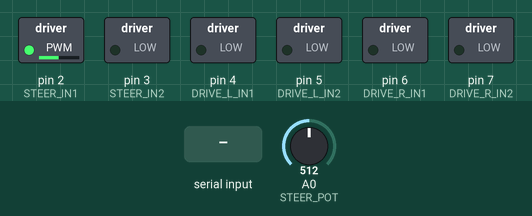
This sketch was run on a simulated Arduino Mega 2560, built with avr-gcc and run on an emulated ATmega2560. Shown: switched loads named in the sketch (green lamp = pin HIGH). Inputs (shaded band) come from the test bench; at power-on: A0 (STEER_POT) = 512.

Above: at 1.2 s.
1.3 s: "90,45\n" received over Serial
At 1.57 s:
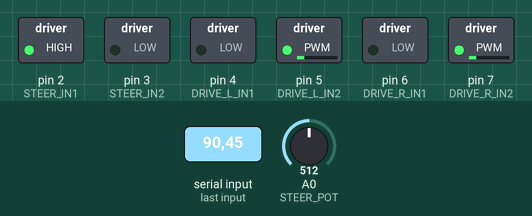
3.3 s: A0 (STEER_POT) set to 500
At 3.8 s:
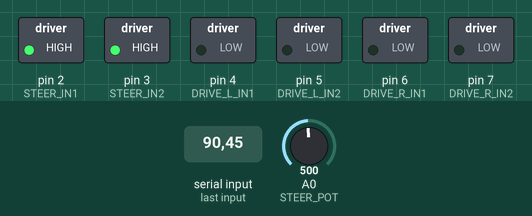
4.8 s: "30,150\n" received over Serial
At 5.06 s:
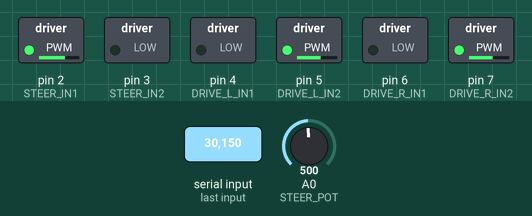
6.8 s: A0 (STEER_POT) set to 427
At 7.7 s:
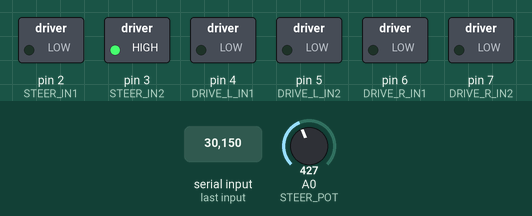
8.3 s: "1,90\n" received over Serial
At 8.7 s:
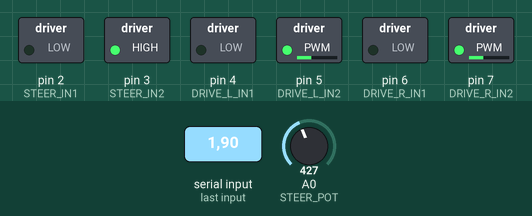
10.3 s: A0 (STEER_POT) set to 716
At 11.5 s:
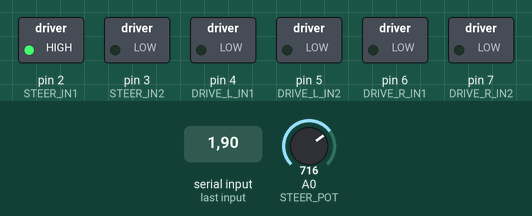
Timing chart, 0 to 12.8 s (numbered marks = the images above; inputs shaded):
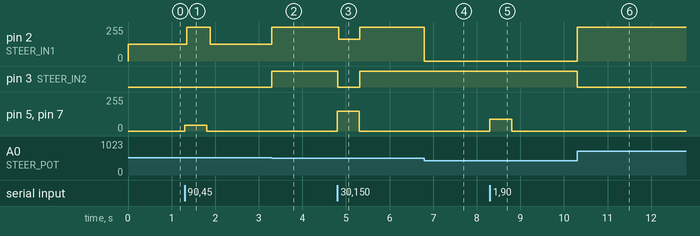

Measured:
- the behaviour switches between 511 and 510 on A0 (STEER_POT) (found by bisection; images 1 and 2)
- after the input at 1.3 s, pin 2 (STEER_IN1): 125/255 → 255/255 after 0.05 s, → 125/255 0.55 s later; pin 5 (DRIVE_L_IN2), pin 7 (DRIVE_R_IN2): 0/255 → 45/255 at once, → 0/255 0.50 s later
- after the input at 3.3 s, pin 2 (STEER_IN1): 125/255 → 255/255 at once; pin 3 (STEER_IN2): LOW → HIGH at once
- after the input at 4.8 s, pin 2 (STEER_IN1): 255/255 → 164/255 at once, → 255/255 0.49 s later; pin 3 (STEER_IN2): HIGH → LOW at once, → HIGH 0.50 s later; pin 5 (DRIVE_L_IN2), pin 7 (DRIVE_R_IN2): 0/255 → 150/255 at once, → 0/255 0.50 s later
- after the input at 6.8 s, pin 2 (STEER_IN1): 255/255 → 0/255 at once
- after the input at 8.3 s, pin 5 (DRIVE_L_IN2), pin 7 (DRIVE_R_IN2): 0/255 → 90/255 at once, → 0/255 0.50 s later
- after the input at 10.3 s, pin 2 (STEER_IN1): 0/255 → 255/255 at once; pin 3 (STEER_IN2): HIGH → LOW at once

The sketch:

CTRL_ZERO_Controller.ino
```cpp
// CTRL_ZERO Arduino motor controller for Arduino Mega 2560.
//
// Serial protocol from Python:
//   steer,speed\n
//   steer: -100..100, positive means right target angle
//   speed: -255..255, positive means forward
// Diagnostic / tuning (send one token per line in the Serial Monitor):
//   ?\n  - print one STATUS line (pot, target, err, ...)
//   p\n  - toggle live Serial-Plotter streaming: "target pot err ctrl"
// Serial runs at 115200 baud -> set the Serial Monitor/Plotter to 115200
// (and main.py ARDUINO_BAUDRATE = 115200).

const int DRIVE_L_IN1 = 4;
const int DRIVE_L_IN2 = 5;
const int DRIVE_R_IN1 = 6;
const int DRIVE_R_IN2 = 7;
const int STEER_IN1 = 2;
const int STEER_IN2 = 3;
const int STEER_POT = A0;

const bool DRIVE_L_INVERTED = true;
const bool DRIVE_R_INVERTED = true;
const bool STEER_INVERTED = true;

// 가변저항 값 범위: 사용자가 실측한 딱 엣지값.
const int POT_LEFT = 571;
const int POT_RIGHT = 437;
const int POT_MIN_SAFE = 437;
const int POT_MAX_SAFE = 571;

const float STEER_KP = 4.4f; //4.4f
const float STEER_KI = 0.05f; //60.0f
const float STEER_KD = 0.05f; // 0.05f
const int STEER_FF_PWM = 90.0; //55
const int STEER_MAX_PWM = 255;
const int STEER_DEADBAND_CNT = 6; //6
const float STEER_SLEW_PER_MS = 1.0f;

// --- PID structure (time-correct integral + anti-windup + hold) -------------
const float STEER_I_LIMIT_PWM = 10.0f;   // anti-windup: cap on PWM the I-term may contribute
const int   STEER_I_BAND_CNT  = 5;      // integrate ONLY when |err| <= this (counts), i.e. near target
const int   STEER_POT_SAMPLES = 8;       // analogRead averaging to cut ADC noise
const bool  STEER_BRAKE_ON_HOLD = true;  // hold via active brake (both pins HIGH); false = coast

const int DRIVE_MAX_PWM = 255;
const int DRIVE_DEADBAND_PWM = 8;
const unsigned long COMMAND_TIMEOUT_MS = 500;

char inputBuf[40];
uint8_t inputLen = 0;

float targetSteer = 0.0f;
float desiredSteer = 0.0f;
int driveCmdPwm = 0;

float steerIntegral = 0.0f;
int lastPotErr = 0;
unsigned long lastCommandMs = 0;
unsigned long lastLoopMs = 0;

// Live tuning plot (Serial Plotter). Default OFF so main.py runs safely; send
// 'p' in the Serial Monitor to start/stop streaming while tuning.
// (Streaming while Python is connected overflows the serial buffer -> the PC's
//  write times out, exactly the crash seen in --mode parking_sim.)
const unsigned long PLOT_INTERVAL_MS = 20;   // 50 Hz stream when enabled
bool plotEnabled = false;
unsigned long lastPlotMs = 0;
int g_potTarget = 0, g_pot = 0, g_err = 0, g_ctrl = 0;  // snapshot for plotStatus()

void setup() {
  Serial.begin(115200);
  pinMode(DRIVE_L_IN1, OUTPUT);
  pinMode(DRIVE_L_IN2, OUTPUT);
  pinMode(DRIVE_R_IN1, OUTPUT);
  pinMode(DRIVE_R_IN2, OUTPUT);
  pinMode(STEER_IN1, OUTPUT);
  pinMode(STEER_IN2, OUTPUT);
  pinMode(STEER_POT, INPUT);
  lastLoopMs = millis();
  holdAll();
}

void loop() {
  while (Serial.available() > 0) {
    char c = Serial.read();
    if (c == '\n') {
      inputBuf[inputLen] = '\0';
      if (strcmp(inputBuf, "?") == 0) {
        printStatus();
      } else if (strcmp(inputBuf, "p") == 0) {
        plotEnabled = !plotEnabled;
      } else {
        parseCommand(inputBuf);
      }
      inputLen = 0;
    } else if (c != '\r' && inputLen < sizeof(inputBuf) - 1) {
      inputBuf[inputLen++] = c;
    } else if (inputLen >= sizeof(inputBuf) - 1) {
      inputLen = 0;
    }
  }

  unsigned long now = millis();
  float dt = now - lastLoopMs;
  if (dt < 1) {
    return;
  }
  lastLoopMs = now;

  if (now - lastCommandMs > COMMAND_TIMEOUT_MS) {
    desiredSteer = 0.0f;
    driveCmdPwm = 0;
  }

  float maxStep = STEER_SLEW_PER_MS * dt;
  float diff = desiredSteer - targetSteer;
  if (diff > maxStep) diff = maxStep;
  if (diff < -maxStep) diff = -maxStep;
  targetSteer += diff;

  updateSteerPID(dt);
  applyDrive(driveCmdPwm);

  if (plotEnabled && (now - lastPlotMs >= PLOT_INTERVAL_MS)) {
    lastPlotMs = now;
    plotStatus();
  }
}

void parseCommand(char* line) {
  char* comma = strchr(line, ',');
  if (comma == NULL) return;
  *comma = '\0';
  int steer = atoi(line);
  int speed = atoi(comma + 1);
  desiredSteer = constrain(steer, -100, 100);
  driveCmdPwm = constrain(speed, -DRIVE_MAX_PWM, DRIVE_MAX_PWM);
  lastCommandMs = millis();
}

int steerToPotTarget(float steer) {
  float t = (steer + 100.0f) / 200.0f;
  float raw = POT_LEFT + t * (POT_RIGHT - POT_LEFT);
  return (int)constrain(raw, POT_MIN_SAFE, POT_MAX_SAFE);
}

int readSteerPot() {
  long sum = 0;
  for (int i = 0; i < STEER_POT_SAMPLES; i++) sum += analogRead(STEER_POT);
  return (int)(sum / STEER_POT_SAMPLES);
}

void steerHold() {
  // Hold the wheel: active brake (both inputs HIGH) if enabled, else coast.
  // If the driver misbehaves with both-HIGH, set STEER_BRAKE_ON_HOLD = false.
  if (STEER_BRAKE_ON_HOLD) {
    analogWrite(STEER_IN1, 255);
    analogWrite(STEER_IN2, 255);
  } else {
    hBridgeHold(STEER_IN1, STEER_IN2);
  }
}

void updateSteerPID(float dt) {
  int pot = readSteerPot();
  int potTarget = steerToPotTarget(targetSteer);
  int err = potTarget - pot;
  g_pot = pot; g_potTarget = potTarget; g_err = err;  // snapshot for Serial Plotter

  // Close enough: stop correcting and hold position.
  if (abs(err) <= STEER_DEADBAND_CNT) {
    steerIntegral = 0.0f;
    lastPotErr = err;
    g_ctrl = 0;
    steerHold();
    return;
  }

  // dt arrives in milliseconds; integrate in seconds

  // Conditional integration + anti-windup: only accumulate near the target, and
  // clamp so the I-term can never exceed STEER_I_LIMIT_PWM.  This is what closes
  // the stiction dead-zone (what the constant feedforward used to cover, badly).
  if (STEER_KI > 0.0f && abs(err) <= STEER_I_BAND_CNT) {
    steerIntegral += err * dt;
    float iLimit = STEER_I_LIMIT_PWM / STEER_KI;
    steerIntegral = constrain(steerIntegral, -iLimit, iLimit);
  } else {
    steerIntegral = 0.0f;  // far from target (or KI off): no integral action
  }

  float deriv = (dt > 0.0f) ? (err - lastPotErr) / dt : 0.0f;
  lastPotErr = err;

  float u = STEER_KP * err + STEER_KI * steerIntegral + STEER_KD * deriv;
  int dir = (u >= 0) ? 1 : -1;
  int pwm = (int)fabs(u) + STEER_FF_PWM;  // FF_PWM is 0 now; kept as optional stiction breakaway
  pwm = constrain(pwm, 0, STEER_MAX_PWM);
  g_ctrl = dir * pwm;  // signed control effort for the plot

  driveSteer(dir, pwm);
}

void plotStatus() {
  // Serial Plotter format: "label:value" pairs, space-separated, one per line.
  // target & pot share the pot-count scale (watch them converge); err -> 0;
  // ctrl is signed drive effort. Toggle series in the IDE legend to zoom.
  Serial.print("target:"); Serial.print(g_potTarget);
  Serial.print(" pot:");   Serial.print(g_pot);
  Serial.print(" err:");   Serial.print(g_err);
  Serial.print(" ctrl:");  Serial.println(g_ctrl);
}

void printStatus() {
  int pot = analogRead(STEER_POT);
  int potTarget = steerToPotTarget(targetSteer);
  Serial.print("STATUS pot=");
  Serial.print(pot);
  Serial.print(" target=");
  Serial.print(potTarget);
  Serial.print(" err=");
  Serial.print(potTarget - pot);
  Serial.print(" desired_steer=");
  Serial.print(desiredSteer, 1);
  Serial.print(" target_steer=");
  Serial.print(targetSteer, 1);
  Serial.print(" drive_pwm=");
  Serial.print(driveCmdPwm);
  Serial.print(" edges_left=");
  Serial.print(POT_LEFT);
  Serial.print(" edges_right=");
  Serial.println(POT_RIGHT);
}

void driveSteer(int dir, int pwm) {
  if (STEER_INVERTED) dir = -dir;
  if (dir > 0) {
    hBridgeDrive(STEER_IN1, STEER_IN2, pwm);
  } else {
    hBridgeDrive(STEER_IN1, STEER_IN2, -pwm);
  }
}

void applyDrive(int pwm) {
  applyOneDrive(DRIVE_L_IN1, DRIVE_L_IN2, pwm, DRIVE_L_INVERTED);
  applyOneDrive(DRIVE_R_IN1, DRIVE_R_IN2, pwm, DRIVE_R_INVERTED);
}

void applyOneDrive(int in1, int in2, int pwm, bool inverted) {
  if (inverted) pwm = -pwm;
  if (abs(pwm) <= DRIVE_DEADBAND_PWM) {
    hBridgeHold(in1, in2);
    return;
  }
  hBridgeDrive(in1, in2, pwm);
}

void hBridgeDrive(int in1, int in2, int pwm) {
  pwm = constrain(pwm, -255, 255);
  if (pwm > 0) {
    analogWrite(in1, pwm);
    analogWrite(in2, 0);
  } else if (pwm < 0) {
    analogWrite(in1, 0);
    analogWrite(in2, -pwm);
  } else {
    analogWrite(in1, 0);
    analogWrite(in2, 0);
  }
}

void hBridgeHold(int in1, int in2) {
  analogWrite(in1, 0);
  analogWrite(in2, 0);
}

void holdAll() {
  hBridgeHold(DRIVE_L_IN1, DRIVE_L_IN2);
  hBridgeHold(DRIVE_R_IN1, DRIVE_R_IN2);
  hBridgeHold(STEER_IN1, STEER_IN2);
}
```
